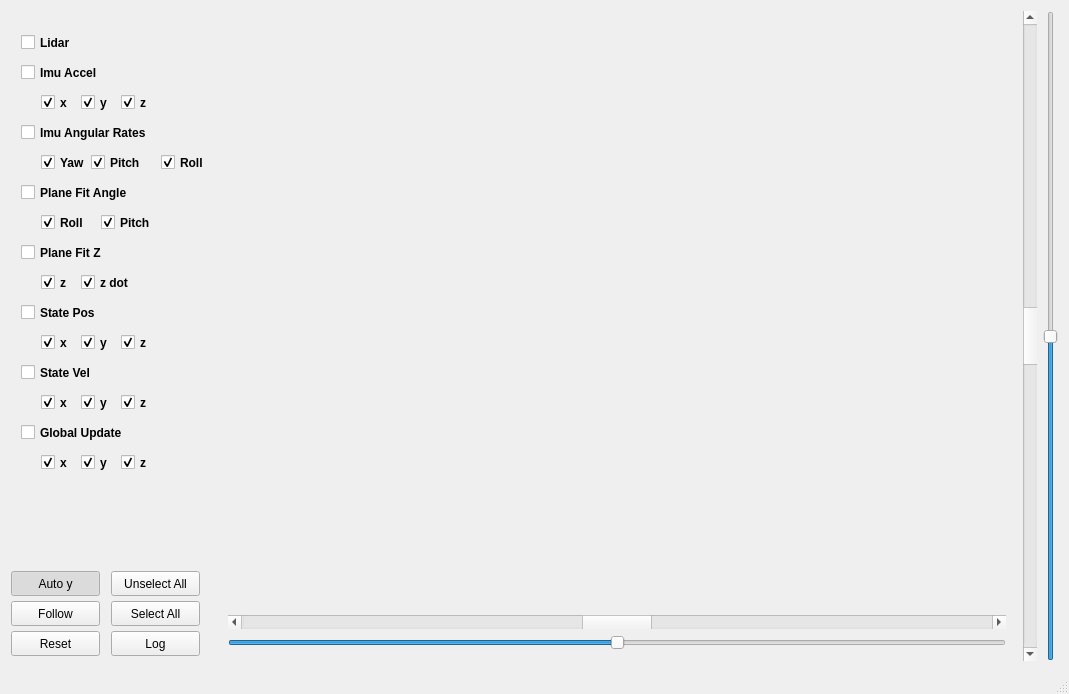
<?xml version="1.0" encoding="UTF-8"?>
<ui version="4.0">
 <class>MainWindow</class>
 <widget class="QMainWindow" name="MainWindow">
  <property name="geometry">
   <rect>
    <x>0</x>
    <y>0</y>
    <width>1069</width>
    <height>694</height>
   </rect>
  </property>
  <property name="windowTitle">
   <string>QCustomPlot plot examples</string>
  </property>
  <widget class="QWidget" name="centralWidget">
   <layout class="QHBoxLayout" name="horizontalLayout">
    <item>
     <widget class="QWidget" name="widget" native="true">
      <property name="maximumSize">
       <size>
        <width>200</width>
        <height>16777215</height>
       </size>
      </property>
      <widget class="QCheckBox" name="lidar_button">
       <property name="geometry">
        <rect>
         <x>10</x>
         <y>20</y>
         <width>61</width>
         <height>23</height>
        </rect>
       </property>
       <property name="font">
        <font>
         <weight>75</weight>
         <bold>true</bold>
        </font>
       </property>
       <property name="text">
        <string>Lidar</string>
       </property>
       <property name="checked">
        <bool>false</bool>
       </property>
       <property name="autoExclusive">
        <bool>false</bool>
       </property>
      </widget>
      <widget class="QCheckBox" name="imu_button">
       <property name="geometry">
        <rect>
         <x>10</x>
         <y>50</y>
         <width>121</width>
         <height>23</height>
        </rect>
       </property>
       <property name="font">
        <font>
         <weight>75</weight>
         <bold>true</bold>
        </font>
       </property>
       <property name="text">
        <string>Imu Accel</string>
       </property>
       <property name="checked">
        <bool>false</bool>
       </property>
       <property name="autoExclusive">
        <bool>false</bool>
       </property>
      </widget>
      <widget class="QCheckBox" name="imu_acc_x">
       <property name="geometry">
        <rect>
         <x>30</x>
         <y>80</y>
         <width>41</width>
         <height>23</height>
        </rect>
       </property>
       <property name="font">
        <font>
         <weight>75</weight>
         <bold>true</bold>
        </font>
       </property>
       <property name="text">
        <string>x</string>
       </property>
       <property name="checked">
        <bool>true</bool>
       </property>
      </widget>
      <widget class="QCheckBox" name="imu_acc_y">
       <property name="geometry">
        <rect>
         <x>70</x>
         <y>80</y>
         <width>41</width>
         <height>23</height>
        </rect>
       </property>
       <property name="font">
        <font>
         <weight>75</weight>
         <bold>true</bold>
        </font>
       </property>
       <property name="text">
        <string>y</string>
       </property>
       <property name="checked">
        <bool>true</bool>
       </property>
      </widget>
      <widget class="QCheckBox" name="imu_acc_z">
       <property name="geometry">
        <rect>
         <x>110</x>
         <y>80</y>
         <width>41</width>
         <height>23</height>
        </rect>
       </property>
       <property name="font">
        <font>
         <weight>75</weight>
         <bold>true</bold>
        </font>
       </property>
       <property name="text">
        <string>z</string>
       </property>
       <property name="checked">
        <bool>true</bool>
       </property>
      </widget>
      <widget class="QPushButton" name="pause_button">
       <property name="geometry">
        <rect>
         <x>0</x>
         <y>590</y>
         <width>89</width>
         <height>25</height>
        </rect>
       </property>
       <property name="text">
        <string>Follow</string>
       </property>
       <property name="checkable">
        <bool>true</bool>
       </property>
      </widget>
      <widget class="QPushButton" name="auto_y_button">
       <property name="geometry">
        <rect>
         <x>0</x>
         <y>560</y>
         <width>89</width>
         <height>25</height>
        </rect>
       </property>
       <property name="text">
        <string>Auto y</string>
       </property>
       <property name="checkable">
        <bool>true</bool>
       </property>
       <property name="checked">
        <bool>true</bool>
       </property>
      </widget>
      <widget class="QCheckBox" name="imu_ang_button">
       <property name="geometry">
        <rect>
         <x>10</x>
         <y>110</y>
         <width>171</width>
         <height>23</height>
        </rect>
       </property>
       <property name="font">
        <font>
         <weight>75</weight>
         <bold>true</bold>
        </font>
       </property>
       <property name="text">
        <string>Imu Angular Rates</string>
       </property>
       <property name="checked">
        <bool>false</bool>
       </property>
      </widget>
      <widget class="QCheckBox" name="imu_yaw_rate">
       <property name="geometry">
        <rect>
         <x>30</x>
         <y>140</y>
         <width>51</width>
         <height>23</height>
        </rect>
       </property>
       <property name="font">
        <font>
         <weight>75</weight>
         <bold>true</bold>
        </font>
       </property>
       <property name="text">
        <string>Yaw</string>
       </property>
       <property name="checked">
        <bool>true</bool>
       </property>
      </widget>
      <widget class="QCheckBox" name="imu_pitch_rate">
       <property name="geometry">
        <rect>
         <x>80</x>
         <y>140</y>
         <width>61</width>
         <height>23</height>
        </rect>
       </property>
       <property name="font">
        <font>
         <weight>75</weight>
         <bold>true</bold>
        </font>
       </property>
       <property name="text">
        <string>Pitch</string>
       </property>
       <property name="checked">
        <bool>true</bool>
       </property>
      </widget>
      <widget class="QCheckBox" name="imu_roll_rate">
       <property name="geometry">
        <rect>
         <x>150</x>
         <y>140</y>
         <width>61</width>
         <height>23</height>
        </rect>
       </property>
       <property name="font">
        <font>
         <weight>75</weight>
         <bold>true</bold>
        </font>
       </property>
       <property name="text">
        <string>Roll</string>
       </property>
       <property name="checked">
        <bool>true</bool>
       </property>
      </widget>
      <widget class="QCheckBox" name="pf_angle_button">
       <property name="geometry">
        <rect>
         <x>10</x>
         <y>170</y>
         <width>161</width>
         <height>23</height>
        </rect>
       </property>
       <property name="font">
        <font>
         <weight>75</weight>
         <bold>true</bold>
        </font>
       </property>
       <property name="text">
        <string>Plane Fit Angle</string>
       </property>
       <property name="checked">
        <bool>false</bool>
       </property>
      </widget>
      <widget class="QCheckBox" name="pf_roll">
       <property name="geometry">
        <rect>
         <x>30</x>
         <y>200</y>
         <width>51</width>
         <height>23</height>
        </rect>
       </property>
       <property name="font">
        <font>
         <weight>75</weight>
         <bold>true</bold>
        </font>
       </property>
       <property name="text">
        <string>Roll</string>
       </property>
       <property name="checked">
        <bool>true</bool>
       </property>
      </widget>
      <widget class="QCheckBox" name="pf_pitch">
       <property name="geometry">
        <rect>
         <x>90</x>
         <y>200</y>
         <width>61</width>
         <height>23</height>
        </rect>
       </property>
       <property name="font">
        <font>
         <weight>75</weight>
         <bold>true</bold>
        </font>
       </property>
       <property name="text">
        <string>Pitch</string>
       </property>
       <property name="checked">
        <bool>true</bool>
       </property>
      </widget>
      <widget class="QCheckBox" name="pf_z_button">
       <property name="geometry">
        <rect>
         <x>10</x>
         <y>230</y>
         <width>131</width>
         <height>23</height>
        </rect>
       </property>
       <property name="font">
        <font>
         <weight>75</weight>
         <bold>true</bold>
        </font>
       </property>
       <property name="text">
        <string>Plane Fit Z</string>
       </property>
       <property name="checked">
        <bool>false</bool>
       </property>
      </widget>
      <widget class="QCheckBox" name="pf_z">
       <property name="geometry">
        <rect>
         <x>30</x>
         <y>260</y>
         <width>41</width>
         <height>23</height>
        </rect>
       </property>
       <property name="font">
        <font>
         <weight>75</weight>
         <bold>true</bold>
        </font>
       </property>
       <property name="text">
        <string>z</string>
       </property>
       <property name="checked">
        <bool>true</bool>
       </property>
      </widget>
      <widget class="QCheckBox" name="pf_z_dot">
       <property name="geometry">
        <rect>
         <x>70</x>
         <y>260</y>
         <width>61</width>
         <height>23</height>
        </rect>
       </property>
       <property name="font">
        <font>
         <weight>75</weight>
         <bold>true</bold>
        </font>
       </property>
       <property name="text">
        <string>z dot</string>
       </property>
       <property name="checked">
        <bool>true</bool>
       </property>
      </widget>
      <widget class="QCheckBox" name="state_pos_button">
       <property name="geometry">
        <rect>
         <x>10</x>
         <y>290</y>
         <width>151</width>
         <height>23</height>
        </rect>
       </property>
       <property name="font">
        <font>
         <weight>75</weight>
         <bold>true</bold>
        </font>
       </property>
       <property name="text">
        <string>State Pos</string>
       </property>
       <property name="checked">
        <bool>false</bool>
       </property>
      </widget>
      <widget class="QCheckBox" name="state_pos_y">
       <property name="geometry">
        <rect>
         <x>70</x>
         <y>320</y>
         <width>41</width>
         <height>23</height>
        </rect>
       </property>
       <property name="font">
        <font>
         <weight>75</weight>
         <bold>true</bold>
        </font>
       </property>
       <property name="text">
        <string>y</string>
       </property>
       <property name="checked">
        <bool>true</bool>
       </property>
      </widget>
      <widget class="QCheckBox" name="state_pos_x">
       <property name="geometry">
        <rect>
         <x>30</x>
         <y>320</y>
         <width>41</width>
         <height>23</height>
        </rect>
       </property>
       <property name="font">
        <font>
         <weight>75</weight>
         <bold>true</bold>
        </font>
       </property>
       <property name="text">
        <string>x</string>
       </property>
       <property name="checked">
        <bool>true</bool>
       </property>
      </widget>
      <widget class="QCheckBox" name="state_pos_z">
       <property name="geometry">
        <rect>
         <x>110</x>
         <y>320</y>
         <width>41</width>
         <height>23</height>
        </rect>
       </property>
       <property name="font">
        <font>
         <weight>75</weight>
         <bold>true</bold>
        </font>
       </property>
       <property name="text">
        <string>z</string>
       </property>
       <property name="checked">
        <bool>true</bool>
       </property>
      </widget>
      <widget class="QCheckBox" name="state_vel_button">
       <property name="geometry">
        <rect>
         <x>10</x>
         <y>350</y>
         <width>161</width>
         <height>23</height>
        </rect>
       </property>
       <property name="font">
        <font>
         <weight>75</weight>
         <bold>true</bold>
        </font>
       </property>
       <property name="text">
        <string>State Vel</string>
       </property>
       <property name="checked">
        <bool>false</bool>
       </property>
      </widget>
      <widget class="QCheckBox" name="state_vel_y">
       <property name="geometry">
        <rect>
         <x>70</x>
         <y>380</y>
         <width>41</width>
         <height>23</height>
        </rect>
       </property>
       <property name="font">
        <font>
         <weight>75</weight>
         <bold>true</bold>
        </font>
       </property>
       <property name="text">
        <string>y</string>
       </property>
       <property name="checked">
        <bool>true</bool>
       </property>
      </widget>
      <widget class="QCheckBox" name="state_vel_x">
       <property name="geometry">
        <rect>
         <x>30</x>
         <y>380</y>
         <width>41</width>
         <height>23</height>
        </rect>
       </property>
       <property name="font">
        <font>
         <weight>75</weight>
         <bold>true</bold>
        </font>
       </property>
       <property name="text">
        <string>x</string>
       </property>
       <property name="checked">
        <bool>true</bool>
       </property>
      </widget>
      <widget class="QCheckBox" name="state_vel_z">
       <property name="geometry">
        <rect>
         <x>110</x>
         <y>380</y>
         <width>41</width>
         <height>23</height>
        </rect>
       </property>
       <property name="font">
        <font>
         <weight>75</weight>
         <bold>true</bold>
        </font>
       </property>
       <property name="text">
        <string>z</string>
       </property>
       <property name="checked">
        <bool>true</bool>
       </property>
      </widget>
      <widget class="QCheckBox" name="global_update_z">
       <property name="geometry">
        <rect>
         <x>110</x>
         <y>440</y>
         <width>41</width>
         <height>23</height>
        </rect>
       </property>
       <property name="font">
        <font>
         <weight>75</weight>
         <bold>true</bold>
        </font>
       </property>
       <property name="text">
        <string>z</string>
       </property>
       <property name="checked">
        <bool>true</bool>
       </property>
      </widget>
      <widget class="QCheckBox" name="global_update_button">
       <property name="geometry">
        <rect>
         <x>10</x>
         <y>410</y>
         <width>171</width>
         <height>23</height>
        </rect>
       </property>
       <property name="font">
        <font>
         <weight>75</weight>
         <bold>true</bold>
        </font>
       </property>
       <property name="text">
        <string>Global Update</string>
       </property>
       <property name="checked">
        <bool>false</bool>
       </property>
      </widget>
      <widget class="QCheckBox" name="global_update_x">
       <property name="geometry">
        <rect>
         <x>30</x>
         <y>440</y>
         <width>41</width>
         <height>23</height>
        </rect>
       </property>
       <property name="font">
        <font>
         <weight>75</weight>
         <bold>true</bold>
        </font>
       </property>
       <property name="text">
        <string>x</string>
       </property>
       <property name="checked">
        <bool>true</bool>
       </property>
      </widget>
      <widget class="QCheckBox" name="global_update_y">
       <property name="geometry">
        <rect>
         <x>70</x>
         <y>440</y>
         <width>41</width>
         <height>23</height>
        </rect>
       </property>
       <property name="font">
        <font>
         <weight>75</weight>
         <bold>true</bold>
        </font>
       </property>
       <property name="text">
        <string>y</string>
       </property>
       <property name="checked">
        <bool>true</bool>
       </property>
      </widget>
      <widget class="QPushButton" name="select_all_button">
       <property name="geometry">
        <rect>
         <x>100</x>
         <y>590</y>
         <width>89</width>
         <height>25</height>
        </rect>
       </property>
       <property name="text">
        <string>Select All</string>
       </property>
       <property name="checkable">
        <bool>false</bool>
       </property>
      </widget>
      <widget class="QPushButton" name="unselect_all_button">
       <property name="geometry">
        <rect>
         <x>100</x>
         <y>560</y>
         <width>89</width>
         <height>25</height>
        </rect>
       </property>
       <property name="text">
        <string>Unselect All</string>
       </property>
       <property name="checkable">
        <bool>false</bool>
       </property>
       <property name="checked">
        <bool>false</bool>
       </property>
      </widget>
      <widget class="QPushButton" name="reset_plots_button">
       <property name="geometry">
        <rect>
         <x>0</x>
         <y>620</y>
         <width>89</width>
         <height>25</height>
        </rect>
       </property>
       <property name="text">
        <string>Reset</string>
       </property>
      </widget>
      <widget class="QPushButton" name="log_button">
       <property name="geometry">
        <rect>
         <x>100</x>
         <y>620</y>
         <width>89</width>
         <height>25</height>
        </rect>
       </property>
       <property name="text">
        <string>Log</string>
       </property>
      </widget>
     </widget>
    </item>
    <item>
     <widget class="QWidget" name="plot_area" native="true">
      <layout class="QVBoxLayout" name="verticalLayout">
       <item>
        <widget class="QCustomPlot" name="customPlot" native="true"/>
       </item>
       <item>
        <widget class="QScrollBar" name="bottom_scroll_bar">
         <property name="maximum">
          <number>100</number>
         </property>
         <property name="value">
          <number>50</number>
         </property>
         <property name="orientation">
          <enum>Qt::Horizontal</enum>
         </property>
        </widget>
       </item>
       <item>
        <widget class="QSlider" name="bottom_slider">
         <property name="sizePolicy">
          <sizepolicy hsizetype="Minimum" vsizetype="Fixed">
           <horstretch>0</horstretch>
           <verstretch>0</verstretch>
          </sizepolicy>
         </property>
         <property name="maximum">
          <number>100</number>
         </property>
         <property name="value">
          <number>50</number>
         </property>
         <property name="orientation">
          <enum>Qt::Horizontal</enum>
         </property>
        </widget>
       </item>
      </layout>
     </widget>
    </item>
    <item>
     <widget class="QScrollBar" name="right_scroll_bar">
      <property name="maximum">
       <number>100</number>
      </property>
      <property name="value">
       <number>50</number>
      </property>
      <property name="orientation">
       <enum>Qt::Vertical</enum>
      </property>
     </widget>
    </item>
    <item>
     <widget class="QSlider" name="right_slider">
      <property name="maximum">
       <number>100</number>
      </property>
      <property name="value">
       <number>50</number>
      </property>
      <property name="orientation">
       <enum>Qt::Vertical</enum>
      </property>
     </widget>
    </item>
   </layout>
  </widget>
  <widget class="QStatusBar" name="statusBar"/>
 </widget>
 <layoutdefault spacing="6" margin="11"/>
 <customwidgets>
  <customwidget>
   <class>QCustomPlot</class>
   <extends>QWidget</extends>
   <header>qcustomplot.h</header>
   <container>1</container>
  </customwidget>
 </customwidgets>
 <resources/>
 <connections/>
</ui>
